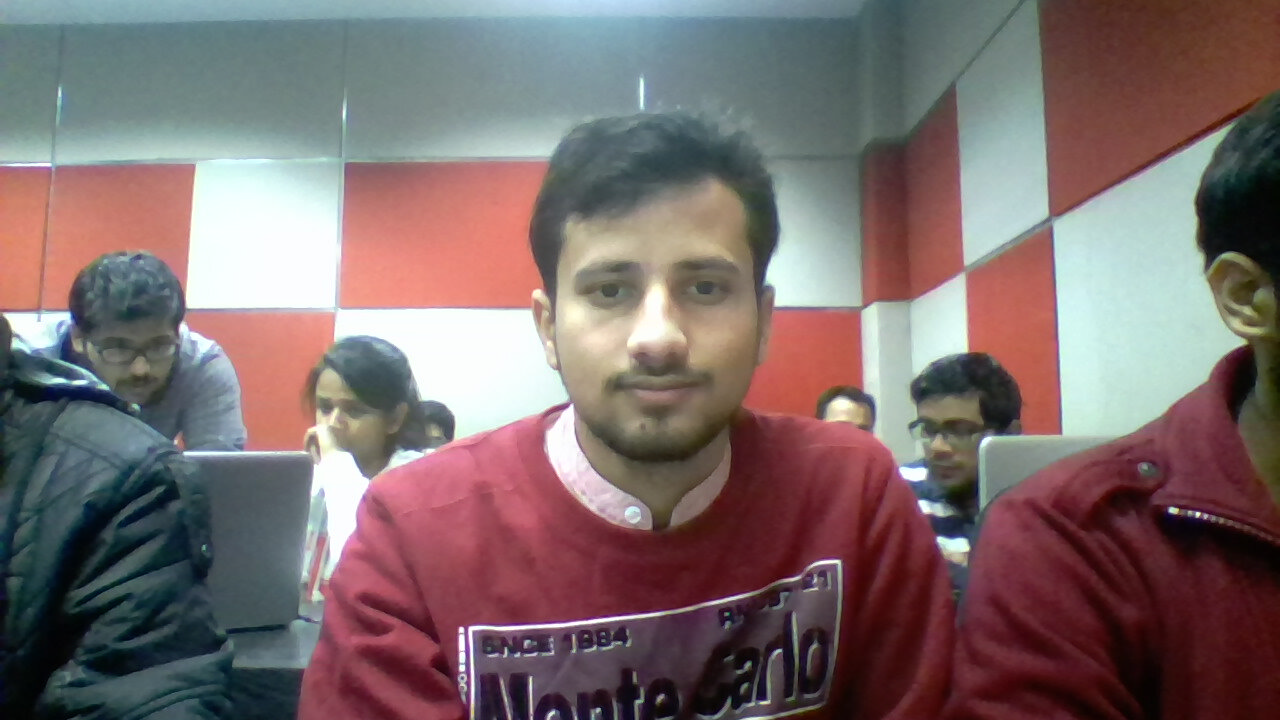
#> input picture data/anshul/anshul1.jpg, 1280 x 720 px, given in place of the camera
$ python cam.py   (Python 2 division)
#> lines starting #> are read from the running program, lines starting #| are printed output that depends on the picture
import cv2
import numpy as np
f=np.load('./data/my_face_data.npy')
#> (reads data/my_face_data.npy from the repository)
l=np.load('./data/my_face_labels.npy')
#> (reads data/my_face_labels.npy from the repository)
f=f.reshape((f.shape[0],f.shape[1]*f.shape[2]))
rgb = cv2.VideoCapture(0)
facec = cv2.CascadeClassifier('haarcascade_frontalface_default.xml')
# print facec
font = cv2.FONT_HERSHEY_SIMPLEX

def recognize_face(im):
    im = cv2.resize(im, (100, 100))
    im=cv2.cvtColor(im,cv2.COLOR_RGB2GRAY)
    im = cv2.resize(im, (100, 100))
    im = im.flatten()
    def dist(x1, x2):
        return np.sqrt(((x1 - x2)**2).sum())


    def knn(X_train, x, y_train, k=7):

        vals = []

        for ix in range(X_train.shape[0]):
            v = [dist(x, X_train[ix, :]), y_train[ix]]
            vals.append(v)

        updated_vals = sorted(vals, key=lambda x: x[0])
        pred_arr = np.asarray(updated_vals[:k])
        pred_arr = np.unique(pred_arr[:, 1], return_counts=True)
        pred = pred_arr[1].argmax()
        # return pred_arr[0][pred]
        return pred_arr[0][pred]


    res = knn(f, im, l, 7)
    return res

while True:
    _, fr = rgb.read()
#> fr is the input picture: shape (720, 1280, 3); mean B, G, R 108, 107.8, 124.3

    gray = cv2.cvtColor(fr, cv2.COLOR_BGR2GRAY)
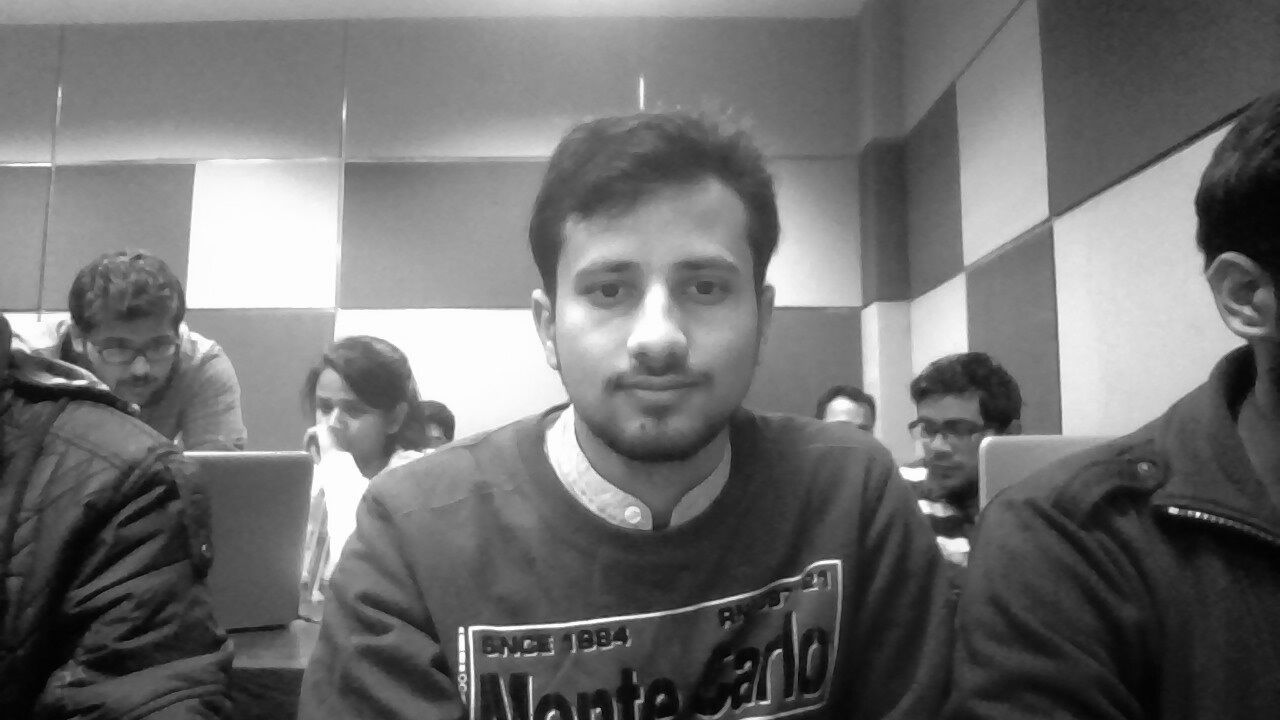
#> gray: shape (720, 1280); min 0, max 255, mean 112.8
    # print gray.shape
    faces = facec.detectMultiScale(gray, 1.3, 5)
#> faces = [[302, 379, 75, 75], [896, 395, 94, 94], [527, 188, 271, 271]]

    for (x,y,w,h) in faces:
        fc = fr[x:x+w, y:y+h, :]
#> (the run stopped early here; a loop or call above may not have finished)
